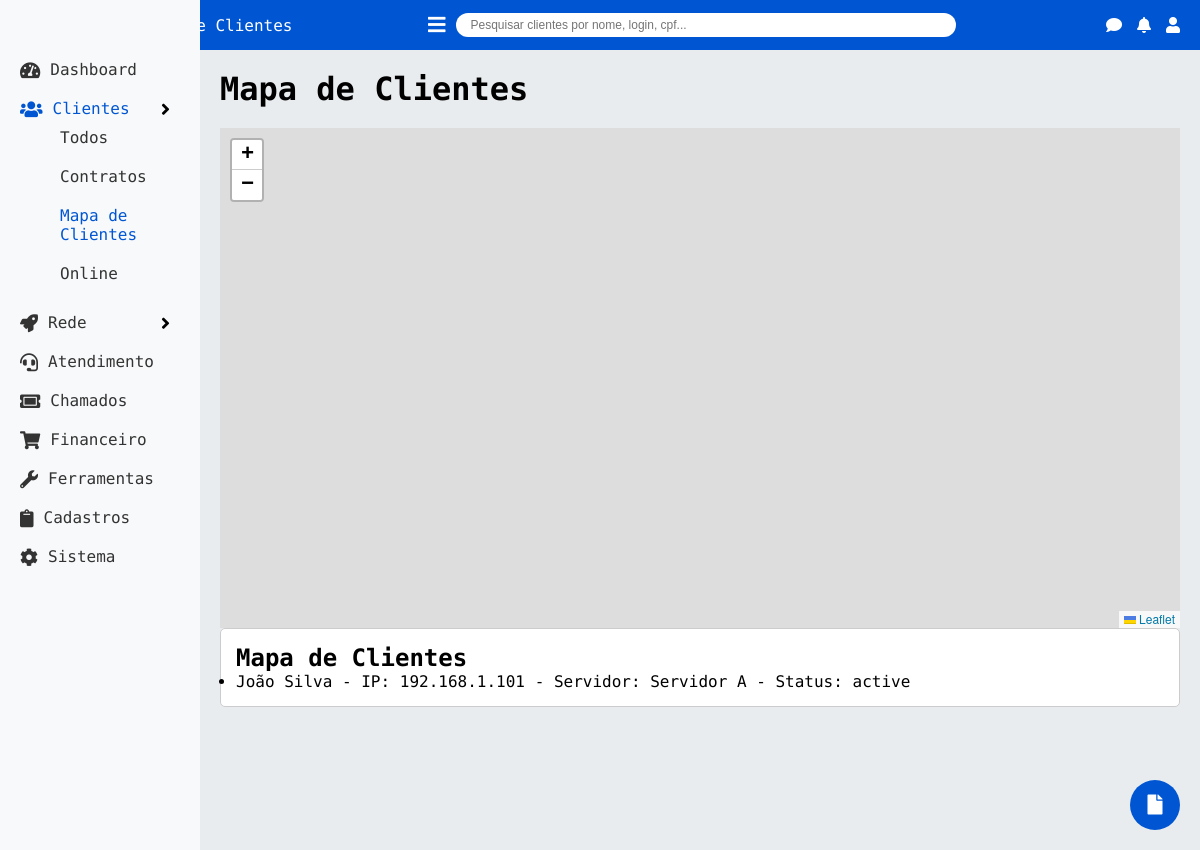
Before: /clientes/mapa with the older database file.
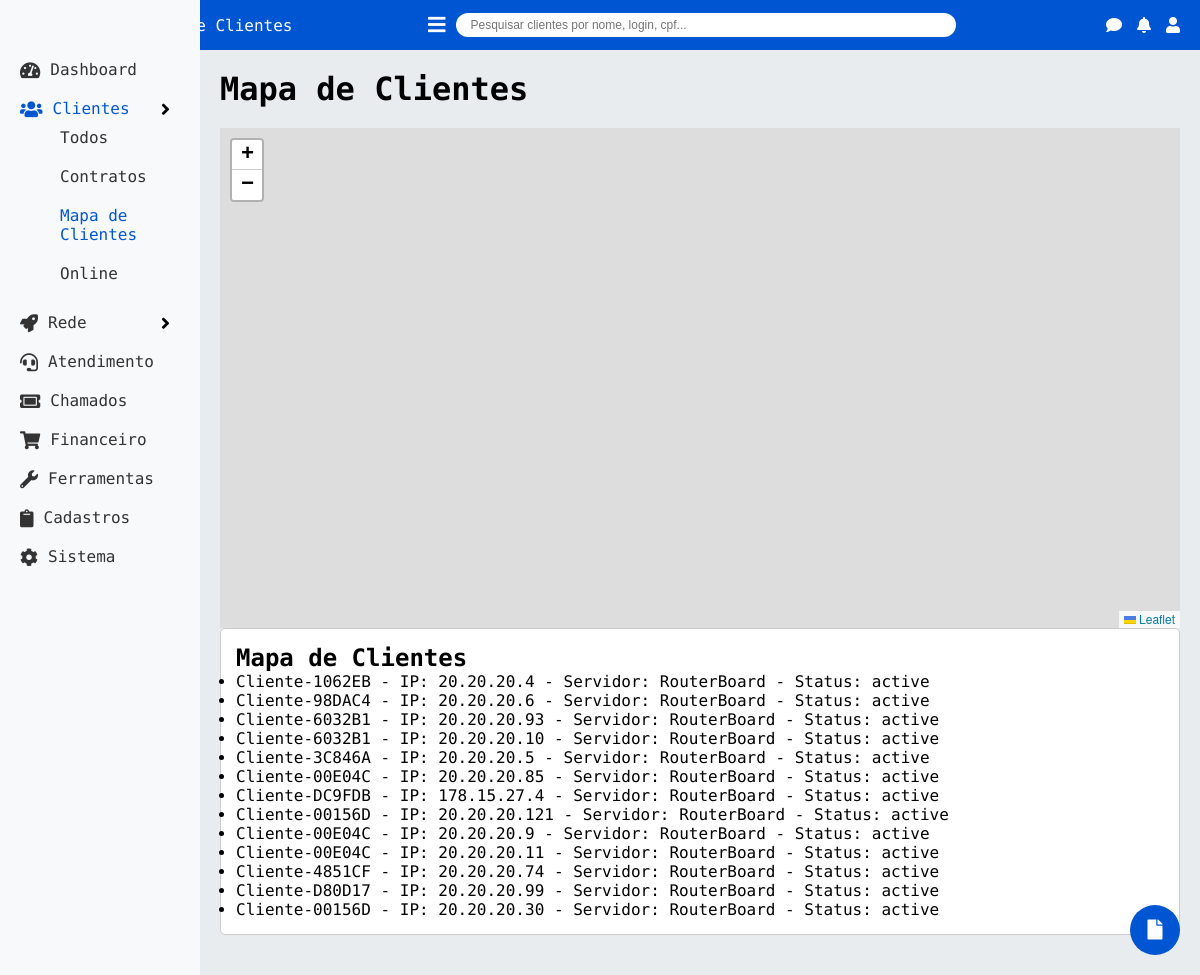
After: the same page with the newer database file.
### tables this page shows
CREATE TABLE "clients" (
        id TEXT PRIMARY KEY,
        nome TEXT NOT NULL,
        login TEXT NOT NULL,
        dia_venc TEXT,
        ip TEXT,
        servidor TEXT,
        plano TEXT,
        status TEXT,
        msg_pendencia BOOLEAN,
        msg_bloqueio BOOLEAN,
        data_cadastro TEXT,
        isento_mensalidade BOOLEAN DEFAULT 0
    );

### app.py (the view)
@app.route('/clientes/mapa')
def clientes_mapa():
    conn = get_db_connection()
    cursor = conn.cursor()
    cursor.execute("SELECT * FROM clients")
    clients = cursor.fetchall()
    conn.close()
    return render_template('clientes/mapa.html', page_title="Mapa de Clientes", clients=clients)

### app.py (called while the page is built)
def get_db_connection():
    conn = sqlite3.connect('netgestor.db')
    conn.row_factory = sqlite3.Row
    return conn

### templates/clientes/mapa.html (shortened to what this page needs)
{% extends 'base.html' %}
{% block content %}
    <h1>Mapa de Clientes</h1>
    <div id="map" style="height: 500px; margin-top: 20px;"></div>
    <link rel="stylesheet" href="https://unpkg.com/leaflet@1.9.4/dist/leaflet.css" />
<div class="section section-info">
    <h2>Mapa de Clientes</h2>
    {% if clients %}
        <ul>
            {% for client in clients %}
                <li>{{ client['nome'] }} - IP: {{ client['ip'] }} - Servidor: {{ client['servidor'] }} - Status: {{ client['status'] }}</li>
            {% endfor %}
        </ul>
    {% else %}
        <p>Nenhum cliente cadastrado.</p>
    {% endif %}
</div>
{% endblock %}

Changed rows visible on the page:
removed clients: nome "João Silva", ip "192.168.1.101", servidor "Servidor A", status "active"
added clients: nome "Cliente-1062EB", ip "20.20.20.4", servidor "RouterBoard", status "active"
added clients: nome "Cliente-98DAC4", ip "20.20.20.6", servidor "RouterBoard", status "active"
added clients: nome "Cliente-6032B1", ip "20.20.20.93", servidor "RouterBoard", status "active"
added clients: nome "Cliente-6032B1", ip "20.20.20.10", servidor "RouterBoard", status "active"
added clients: nome "Cliente-3C846A", ip "20.20.20.5", servidor "RouterBoard", status "active"
added clients: nome "Cliente-00E04C", ip "20.20.20.85", servidor "RouterBoard", status "active"
added clients: nome "Cliente-DC9FDB", ip "178.15.27.4", servidor "RouterBoard", status "active"
added clients: nome "Cliente-00156D", ip "20.20.20.121", servidor "RouterBoard", status "active"
added clients: nome "Cliente-00E04C", ip "20.20.20.9", servidor "RouterBoard", status "active"
added clients: nome "Cliente-00E04C", ip "20.20.20.11", servidor "RouterBoard", status "active"
added clients: nome "Cliente-4851CF", ip "20.20.20.74", servidor "RouterBoard", status "active"
added clients: nome "Cliente-D80D17", ip "20.20.20.99", servidor "RouterBoard", status "active"
added clients: nome "Cliente-00156D", ip "20.20.20.30", servidor "RouterBoard", status "active"
